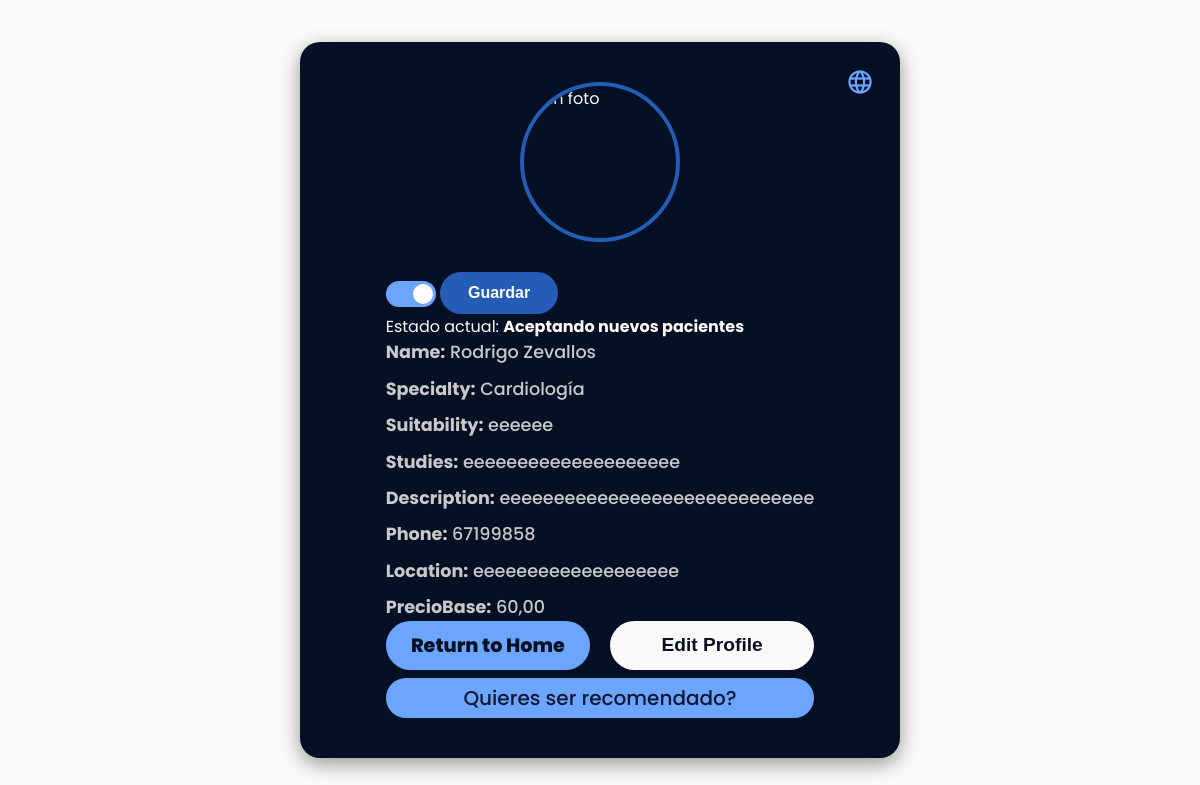
Page /helcon/perfil/ (signed in) on the committed database.
### helcon/models.py (models this page shows, shortened)
class Doctor(models.Model):
    user = models.OneToOneField(User, on_delete=models.CASCADE)
    id_number = models.CharField(max_length=20)
    credential_number = models.CharField(max_length=50)
    phone = models.CharField(max_length=20, blank=True)
    especialidad = models.CharField(max_length=100, blank=True)
    idoneidad = models.CharField(max_length=100, blank=True)
    estudios = models.TextField(blank=True)
    descripcion = models.TextField(blank=True)
    ubicacion = models.CharField(max_length=100, blank=True)
    foto_perfil = models.ImageField(upload_to='fotos_perfil/', blank=True, null=True)
    estado_switch = models.CharField(max_length=20, default='No acepta nuevos pacientes')  # 👈 nuevo campo
    recomendado = models.CharField(max_length=20, default='no',blank=True)  # 👈 nuevo campo
    preciobase = models.DecimalField(max_digits=8, decimal_places=2, blank= True,null=True)

### helcon/views.py (the view, shortened to what this page needs)
# urls.py: path('perfil/', views.perfil_doctor, name='perfil_doctor'),
@login_required
def perfil_doctor(request):
    doctor = Doctor.objects.get(user=request.user)
    return render(request, 'helcon/perfil_doctor.html', {'doctor': doctor})

### helcon/context_processors.py (called while the page is built)
def doctor_context(request):
    doctor = None
    if request.user.is_authenticated:
        try:
            doctor = Doctor.objects.get(user=request.user)
        except Doctor.DoesNotExist:
            pass
    return {'doctor': doctor}

def navbar_context(request):
    doctor = None
    paciente = None
    if request.user.is_authenticated:
        try:
            doctor = Doctor.objects.get(user=request.user)
        except Doctor.DoesNotExist:
            pass
        try:
            paciente = Paciente.objects.get(user=request.user)
        except Paciente.DoesNotExist:
            pass
    return {
        'doctor': doctor,
        'paciente': paciente,
    }

### helcon/templates/helcon/perfil_doctor.html (shortened to what this page needs)
{% load static %}
<!DOCTYPE html>
<html lang="es">
<head>
  <link rel="stylesheet" href="{% static 'css/perfil_doctor.css' %}" />
  <link rel="stylesheet" href="https://cdnjs.cloudflare.com/ajax/libs/font-awesome/6.5.1/css/all.min.css" xintegrity="sha512-DTOQO9RWCH3ppGqcWaEA1BIZOC6xxalwEsw9c2QQeAIftl+Vegovlnee1c9QX4TctnWMn13TZye+giMm8e2LwA==" />
</head>
<body>
  <div class="profile-container">
    <div class="language-dropdown">
        <div class="boton-idioma" id="language-button" aria-label="Cambiar idioma">
            <span class="material-symbols-outlined">
            </span>
        </div>
    </div>
    <div class="foto-wrapper" title="Haz clic para cambiar foto" data-text-key="change_photo_title" style="cursor:pointer;">
      {% if doctor.foto_perfil %}
        <img src="{{ doctor.foto_perfil.url }}" alt="Foto de perfil" class="foto-perfil" />
      {% else %}
        <img src="{% static 'images/default_profile.png' %}" alt="Sin foto" class="foto-perfil" />
      {% endif %}
    </div>
    <div>
 <form method="POST" enctype="multipart/form-data">
    <label class="switch">
      <span class="slider"></span>
    </label>
    <button type="submit" class="btn-guardar" data-text-key="save">Guardar</button>
  </form>
  <p>Estado actual: <strong>{{ doctor.estado_switch }}</strong></p>
<div>
    <div class="profile-data">
      <p><strong data-text-key="name_label">Nombre:</strong> <span class="dynamic-value">{{ doctor.user.first_name }} {{ doctor.user.last_name }}</span></p>
      <p><strong data-text-key="specialty_label">Especialidad:</strong> <span class="dynamic-value">{{ doctor.especialidad }}</span></p>
      <p><strong data-text-key="suitability_label">Idoneidad:</strong> <span class="dynamic-value">{{ doctor.idoneidad }}</span></p>
      <p><strong data-text-key="studies_label">Estudios:</strong> <span class="dynamic-value">{{ doctor.estudios }}</span></p>
      <p><strong data-text-key="description_label">Descripción:</strong> <span class="dynamic-value">{{ doctor.descripcion }}</span></p>
      <p><strong data-text-key="phone_label">Teléfono:</strong> <span class="dynamic-value">{{ doctor.phone }}</span></p>
      <p><strong data-text-key="location_label">Ubicación:</strong> <span class="dynamic-value">{{ doctor.ubicacion }}</span></p>
      <p><strong data-text-key="location_label">PrecioBase:</strong> <span class="dynamic-value">{{ doctor.preciobase }}</span></p>
    </div>
    <div class="buttons-container">
      <a href="{% url 'home' %}" class="btn-regresar" data-text-key="return_home_button">Regresar al Home</a>
      <button id="btnEditar" class="edit-btn" type="button" data-text-key="edit_profile_button">Editar Perfil</button>
    </div>
  </div>
  <div class="recomendaciones_de_doctores">
{% if doctor.id %}
  <a href="{% url 'recomendacion_doctor' doctor.id %}" data-text-key="recomendado_button"  class="btn-circular">
    Quieres ser recomendado?
  </a>
{% else %}
  <p>No se encontró el ID del doctor.</p>
{% endif %}
</div>
</body>
</html>

### helcon/static/css/perfil_doctor.css (style rules this page uses)
:root { --seasalt: #FBFAF8ff; --ruddy-blue: #6CA5FFff; --denim: #245DB5ff; --oxford-blue: #111835ff; --oxford-blue-2: #051024ff; --texto-interno: #C9C9C9; --rubby-blue2: #DAE8FF; --emerald: #27ae60; --emerald-dark: #229954; }
* { box-sizing: border-box; margin: 0; padding: 0; }
body { font-family: 'Poppins', sans-serif; background-color: var(--seasalt); color: var(--seasalt); display: flex; justify-content: center; align-items: center; min-height: 100vh; overflow-y: auto; padding: 20px; }
.profile-container { background-color: var(--oxford-blue-2); padding: 40px 50px; border-radius: 20px; width: 600px; max-width: 90vw; box-shadow: 0 6px 20px rgba(0, 0, 0, 0.4); display: flex; flex-direction: column; align-items: center; gap: 30px; position: relative; }
.foto-wrapper { position: relative; cursor: pointer; width: 160px; height: 160px; border-radius: 50%; overflow: hidden; border: 4px solid var(--denim); transition: border-color 0.3s ease; }
.foto-perfil { width: 100%; height: 100%; object-fit: cover; display: block; border-radius: 50%; }
.profile-data { width: 100%; color: var(--texto-interno); font-size: 1.1rem; font-weight: 450; line-height: 1.5; display: flex; flex-direction: column; gap: 10px; }
.buttons-container { display: flex; gap: 20px; width: 100%; }
.btn, .btn-regresar, .edit-btn, .save-btn, .cancel-btn { flex: 1; border: none; padding: 10px 0; font-weight: 800; font-size: 1.2rem; border-radius: 35px; cursor: pointer; box-shadow: none; text-align: center; text-decoration: none; transition: background-color 0.35s ease, color 0.35s ease, transform 0.3s ease; user-select: none; display: inline-block; }
.btn-regresar { background-color: var(--ruddy-blue); color: var(--oxford-blue-2); }
.edit-btn { background-color: var(--seasalt); color: var(--oxford-blue-2); }
.btn-regresar, .edit-btn, .save-btn, .cancel-btn { transition: background-color 0.3s ease, color 0.3s ease, transform 0.2s ease; }
.switch { position: relative; display: inline-block; width: 60px; height: 34px; vertical-align: middle; }
.slider { position: absolute; cursor: pointer; top: 0; left: 0; right: 0; bottom: 0; background-color: #ccc; transition: 0.4s; border-radius: 34px; }
.slider:before { position: absolute; content: ""; height: 26px; width: 26px; left: 4px; bottom: 4px; background-color: white; transition: 0.4s; border-radius: 50%; }
input:checked + .slider { background-color: #2196F3; }
input:checked + .slider:before { transform: translateX(26px); }
.switch { position: relative; display: inline-block; width: 50px; height: 26px; }
.slider { position: absolute; cursor: pointer; background-color: #ccc; border-radius: 34px; top: 0; left: 0; right: 0; bottom: 0; transition: 0.4s; }
.slider::before { content: ""; position: absolute; height: 20px; width: 20px; left: 3px; bottom: 3px; background-color: white; border-radius: 50%; transition: 0.4s; }
input:checked + .slider::before { transform: translateX(24px); }
input:checked + .slider { background-color: var(--ruddy-blue); }
.btn-guardar { background-color: var(--denim); color: white; border: none; padding: 12px 28px; border-radius: 25px; font-size: 16px; font-weight: 600; cursor: pointer; transition: background-color 0.3s ease, box-shadow 0.3s ease; }
.btn-circular { width: 140px; height: 70px; font-family: 'Poppins', sans-serif; font-size: 20px; font-weight: 500; color: var(--oxford-blue); border: none; border-radius: 25%; cursor: pointer; transition: background-color 0.3s ease, transform 0.2s ease; }

### rows in the picture
Doctor: estado_switch "Aceptando nuevos pacientes", user.first_name "Rodrigo", user.last_name "Zevallos", especialidad "Cardiología", idoneidad "eeeeee", estudios "eeeeeeeeeeeeeeeeeeee", descripcion "eeeeeeeeeeeeeeeeeeeeeeeeeeeee", phone "67199858", ubicacion "eeeeeeeeeeeeeeeeeee", preciobase "60,00"
